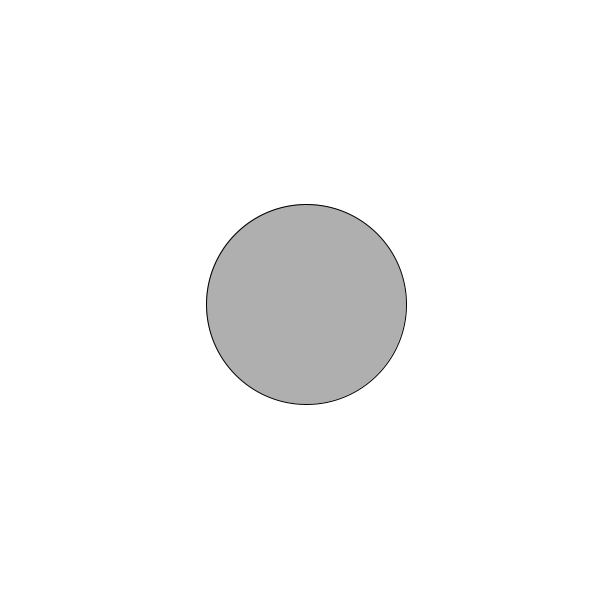
Frame 1 (no input)
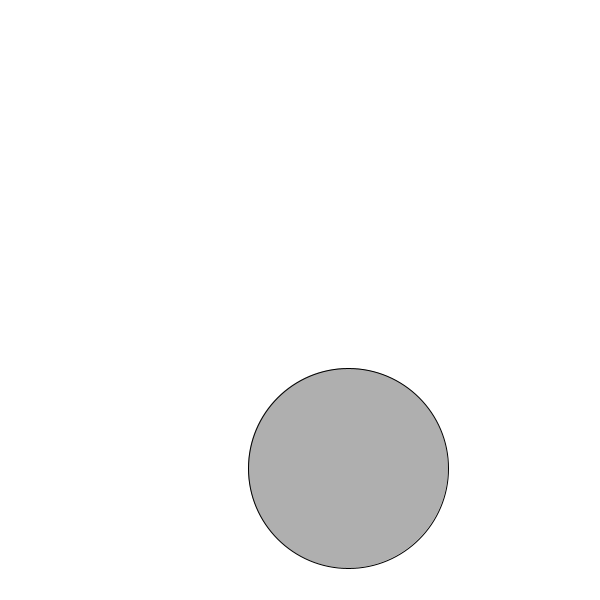
Frame 60 (the mouse pressed at the canvas centre just before this capture)
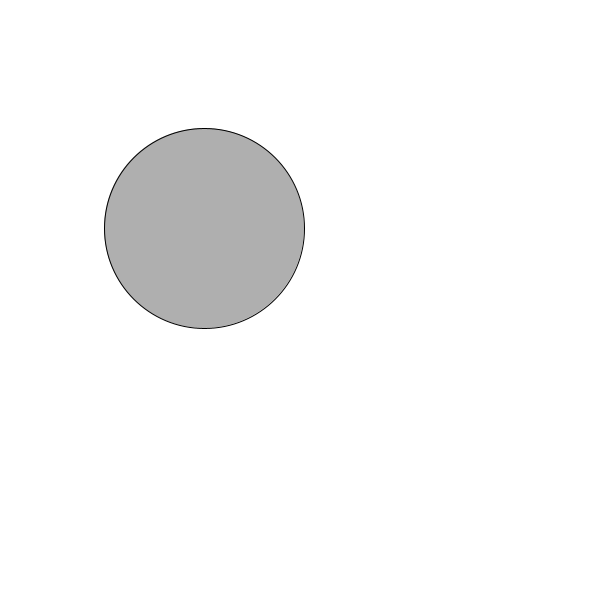
Frame 120 (the mouse held since frame 60 and released just before this capture)

The Processing sketch that drew these frames (run headless with seeded random() and noise(); from frame 60 on, the mouse is pressed at the canvas centre):

// Processing sketch: bouncingBall
// ── bouncingBall.pde
//Bouncing Ball Example - Modified
//Mar 3, 2017

int x, y;
int xSpeed, ySpeed;
int radius;

void setup() {
  size(600, 600);

  //give global variables values
  x = width/2;
  y = height/2;
  xSpeed = int(random(3, 9));
  ySpeed = int(random(3, 9));
  radius = 100;
}

void draw() {
  background(255);

  // Add the current speed to the location.
  x += xSpeed;
  y += ySpeed;

  // Remember, || means "or."
  if ((x > width-radius) || (x < 0+radius)) {
    // If the object reaches either edge, multiply speed by -1 to turn it around.
    xSpeed = xSpeed * -1;
  }
  if ((y > height-radius) || (y < 0+radius)) {
    // If the object reaches either edge, multiply speed by -1 to turn it around.
    ySpeed = ySpeed * -1;
  }

  // Display circle at x location
  stroke(0);
  fill(175);
  ellipse(x, y, radius*2, radius*2);
}

void mousePressed() {
  if (mouseButton == LEFT) {
    //speed up
    xSpeed *= 1.25;
    ySpeed *= 1.25;
  } else if (mouseButton == RIGHT) {
    //slow down
    if ( abs(xSpeed) > 4 ) {
      xSpeed *= 0.75;
    }
    if ( abs(ySpeed) > 4 ) {
      ySpeed *= 0.75;
    }
  }

  xSpeed = constrain(xSpeed, -15, 15);
  ySpeed = constrain(ySpeed, -15, 15);
}
